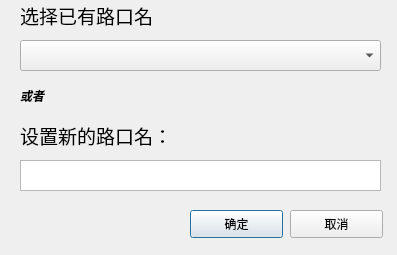
<?xml version="1.0" encoding="UTF-8"?>
<ui version="4.0">
 <class>SetRoad_dialog</class>
 <widget class="QDialog" name="SetRoad_dialog">
  <property name="geometry">
   <rect>
    <x>0</x>
    <y>0</y>
    <width>397</width>
    <height>255</height>
   </rect>
  </property>
  <property name="windowTitle">
   <string>设置路口对话框</string>
  </property>
  <widget class="QPushButton" name="pushButton_ok">
   <property name="geometry">
    <rect>
     <x>190</x>
     <y>210</y>
     <width>93</width>
     <height>28</height>
    </rect>
   </property>
   <property name="text">
    <string>确定</string>
   </property>
  </widget>
  <widget class="QPushButton" name="pushButton_quit">
   <property name="geometry">
    <rect>
     <x>290</x>
     <y>210</y>
     <width>93</width>
     <height>28</height>
    </rect>
   </property>
   <property name="text">
    <string>取消</string>
   </property>
  </widget>
  <widget class="QLabel" name="label">
   <property name="geometry">
    <rect>
     <x>20</x>
     <y>120</y>
     <width>151</width>
     <height>31</height>
    </rect>
   </property>
   <property name="font">
    <font>
     <family>Agency FB</family>
     <pointsize>14</pointsize>
    </font>
   </property>
   <property name="text">
    <string>设置新的路口名：</string>
   </property>
  </widget>
  <widget class="QTextEdit" name="Text_NewRoad">
   <property name="geometry">
    <rect>
     <x>20</x>
     <y>160</y>
     <width>361</width>
     <height>31</height>
    </rect>
   </property>
  </widget>
  <widget class="QComboBox" name="Box_Existed_Roads">
   <property name="geometry">
    <rect>
     <x>20</x>
     <y>40</y>
     <width>361</width>
     <height>31</height>
    </rect>
   </property>
  </widget>
  <widget class="QLabel" name="label_2">
   <property name="geometry">
    <rect>
     <x>20</x>
     <y>0</y>
     <width>141</width>
     <height>31</height>
    </rect>
   </property>
   <property name="font">
    <font>
     <family>Agency FB</family>
     <pointsize>14</pointsize>
    </font>
   </property>
   <property name="text">
    <string>选择已有路口名：</string>
   </property>
  </widget>
  <widget class="QLabel" name="label_3">
   <property name="geometry">
    <rect>
     <x>20</x>
     <y>80</y>
     <width>91</width>
     <height>31</height>
    </rect>
   </property>
   <property name="font">
    <font>
     <family>Agency FB</family>
     <weight>75</weight>
     <italic>true</italic>
     <bold>true</bold>
    </font>
   </property>
   <property name="text">
    <string>或者</string>
   </property>
  </widget>
  <zorder>pushButton_ok</zorder>
  <zorder>pushButton_quit</zorder>
  <zorder>textEdit</zorder>
  <zorder>label</zorder>
  <zorder>Text_NewRoad</zorder>
  <zorder>Box_Existed_Roads</zorder>
  <zorder>label_2</zorder>
  <zorder>label_3</zorder>
 </widget>
 <resources/>
 <connections>
  <connection>
   <sender>pushButton_ok</sender>
   <signal>clicked()</signal>
   <receiver>SetRoad_dialog</receiver>
   <slot>accept()</slot>
   <hints>
    <hint type="sourcelabel">
     <x>236</x>
     <y>223</y>
    </hint>
    <hint type="destinationlabel">
     <x>198</x>
     <y>127</y>
    </hint>
   </hints>
  </connection>
  <connection>
   <sender>pushButton_quit</sender>
   <signal>clicked()</signal>
   <receiver>SetRoad_dialog</receiver>
   <slot>close()</slot>
   <hints>
    <hint type="sourcelabel">
     <x>336</x>
     <y>223</y>
    </hint>
    <hint type="destinationlabel">
     <x>198</x>
     <y>127</y>
    </hint>
   </hints>
  </connection>
 </connections>
</ui>
